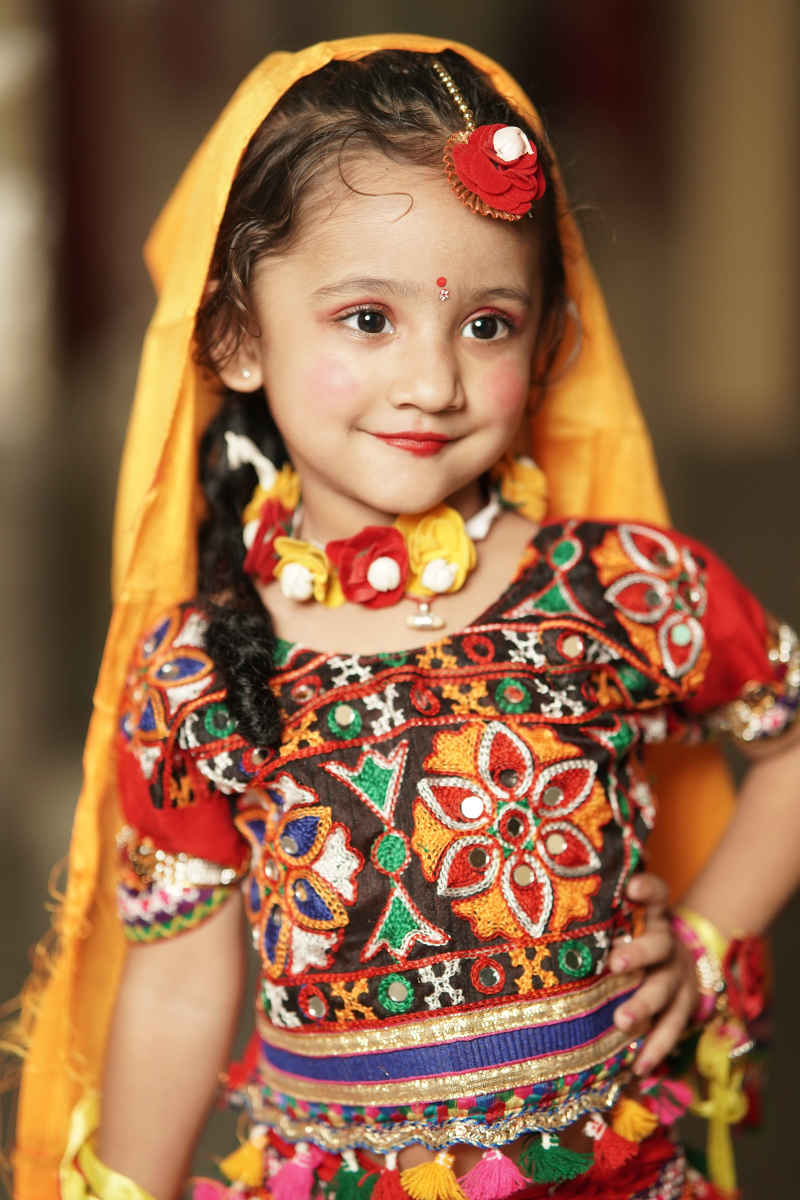
#> input picture baby_img.jpg, 4000 x 6000 px (shown at 1/5 size)
$ python prog5.py
#> lines starting #> are read from the running program, lines starting #| are printed output that depends on the picture
import cv2
import numpy as np

# Read the input color image
image = cv2.imread("baby_img.jpg")
#> image is the input picture: shape (6000, 4000, 3); mean B, G, R 70, 101.7, 146.8

# Check if the image is loaded successfully
if image is None:
    print("Error: Could not load the image.")
else:
    # Define a smaller kernel for milder morphological operations
    kernel_size = 3
    kernel = np.ones((kernel_size, kernel_size), np.uint8)

    # Erosion
    eroded_image = cv2.erode(image, kernel, iterations=5)
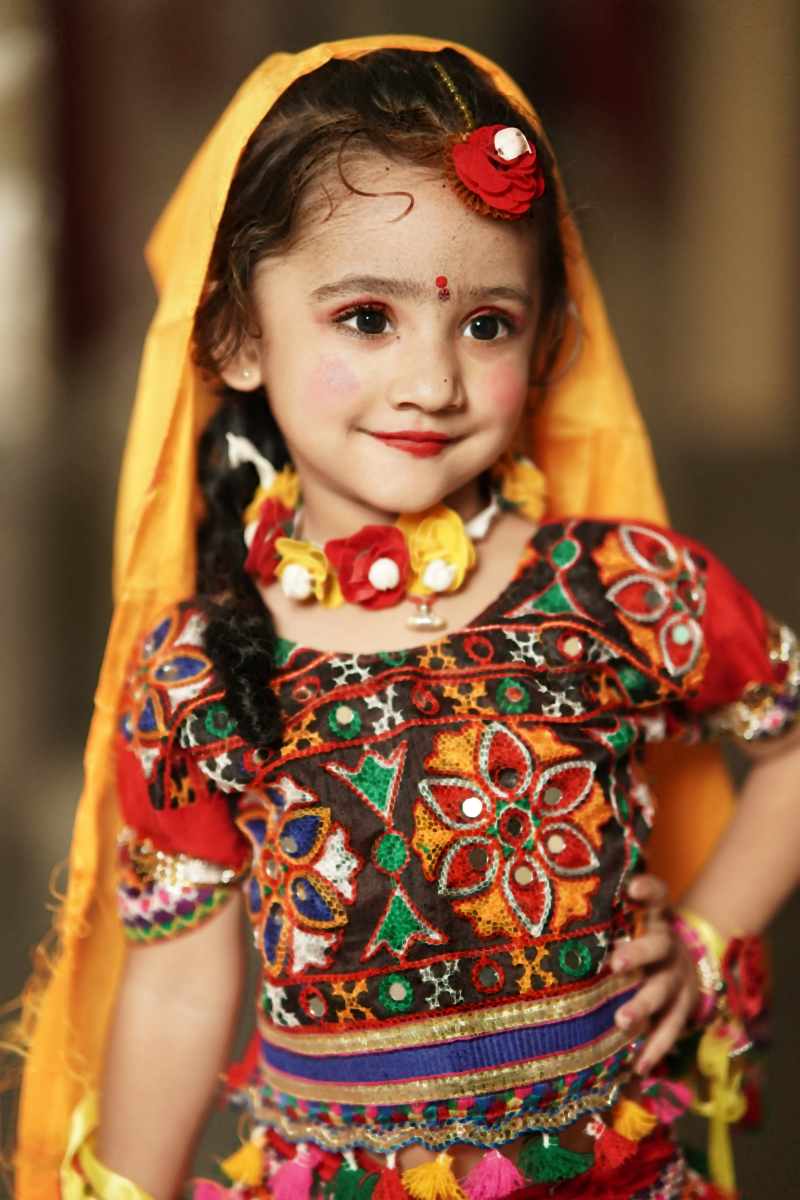
#> eroded_image: shape (6000, 4000, 3) (shown at 1/5 size); mean B, G, R 59.2, 90.1, 134.2

    # Dilation
    dilated_image = cv2.dilate(image, kernel, iterations=5)
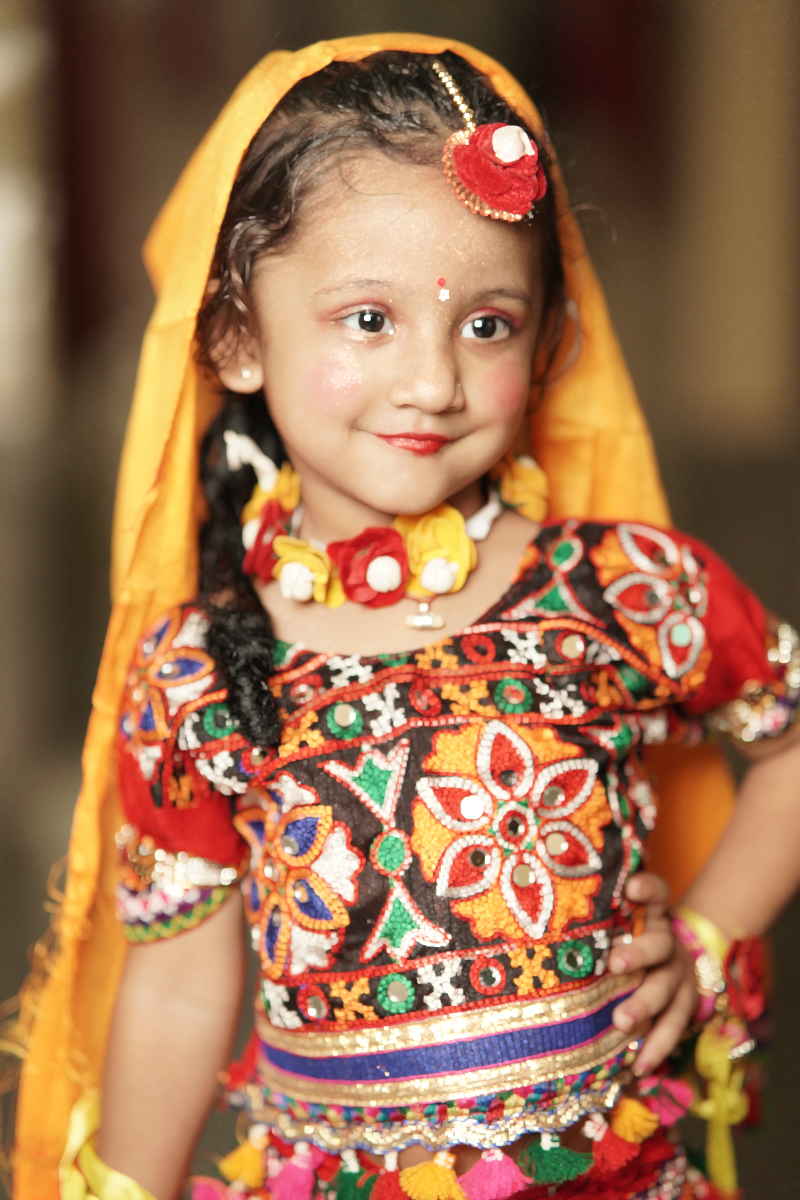
#> dilated_image: shape (6000, 4000, 3) (shown at 1/5 size); mean B, G, R 81, 113.5, 158.7

    # Resize images for better visibility
    scale_factor = 0.1  # Adjust the scale factor as needed
    resized_original = cv2.resize(image, None, fx=scale_factor, fy=scale_factor)
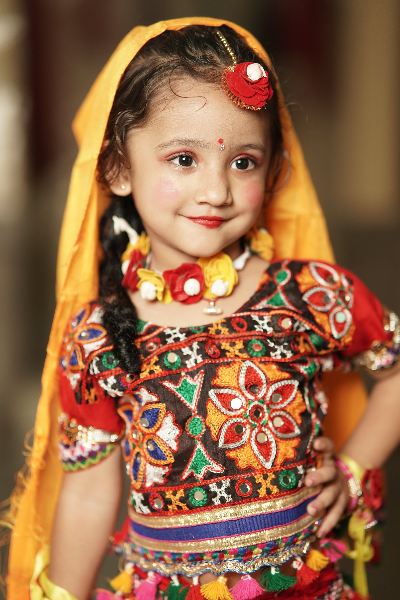
#> resized_original: shape (600, 400, 3); mean B, G, R 70.2, 101.8, 146.9
    resized_eroded = cv2.resize(eroded_image, None, fx=scale_factor, fy=scale_factor)
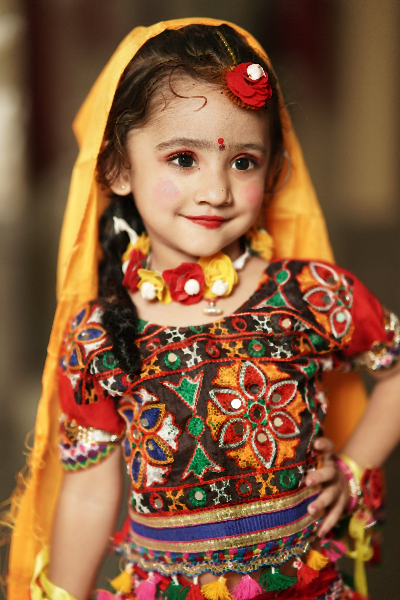
#> resized_eroded: shape (600, 400, 3); mean B, G, R 59.3, 90.2, 134.3
    resized_dilated = cv2.resize(dilated_image, None, fx=scale_factor, fy=scale_factor)
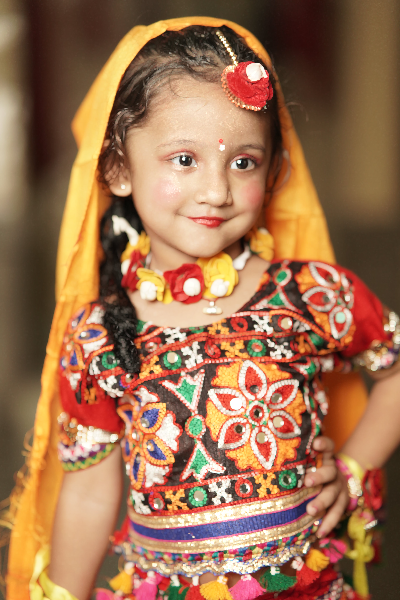
#> resized_dilated: shape (600, 400, 3); mean B, G, R 81.2, 113.6, 158.8

    # Display the original, eroded, and dilated images
    cv2.imshow("Original Image", resized_original)
    cv2.imshow("Eroded Image", resized_eroded)
    cv2.imshow("Dilated Image", resized_dilated)

    cv2.waitKey(0)
    cv2.destroyAllWindows()

$ run again, with cat.jpg copied over baby_img.jpg
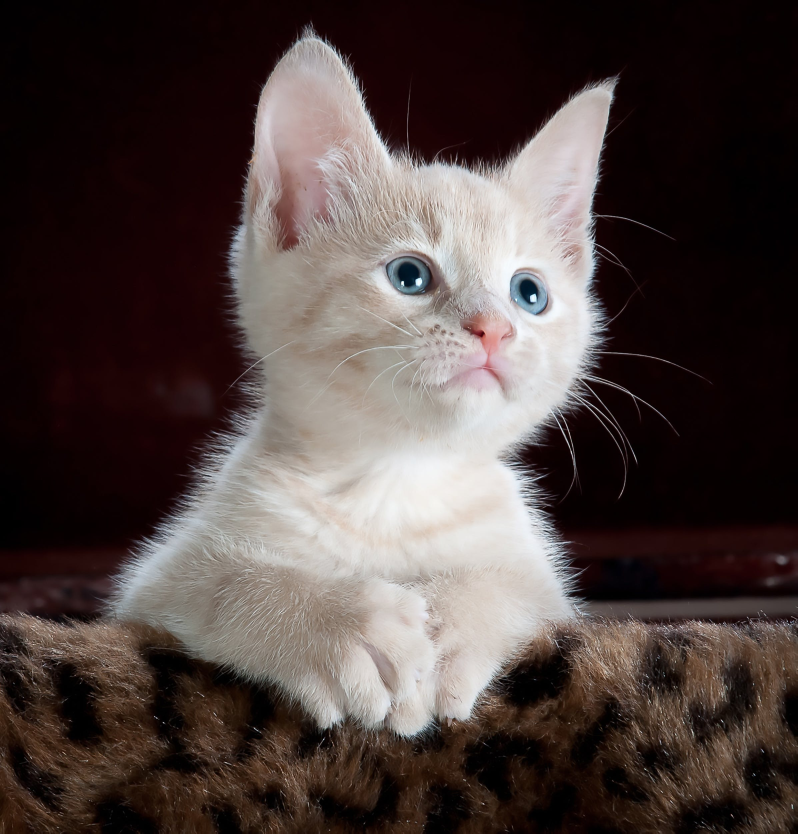
#> input picture cat.jpg, 2392 x 2500 px (shown at 1/3 size)
#> image is the input picture: shape (2500, 2392, 3); mean B, G, R 64.2, 66.7, 78.5
#> `resized_eroded = cv2.resize(eroded_image, None, fx=scale_factor, fy=sc..`:
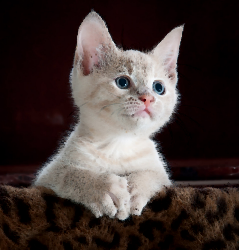
#> resized_eroded: shape (250, 239, 3); mean B, G, R 52.7, 55.3, 66.9
#> `resized_dilated = cv2.resize(dilated_image, None, fx=scale_factor, fy=..`:
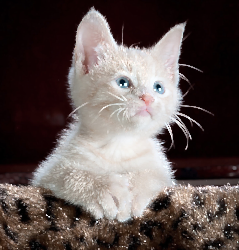
#> resized_dilated: shape (250, 239, 3); mean B, G, R 80.2, 82.4, 94
